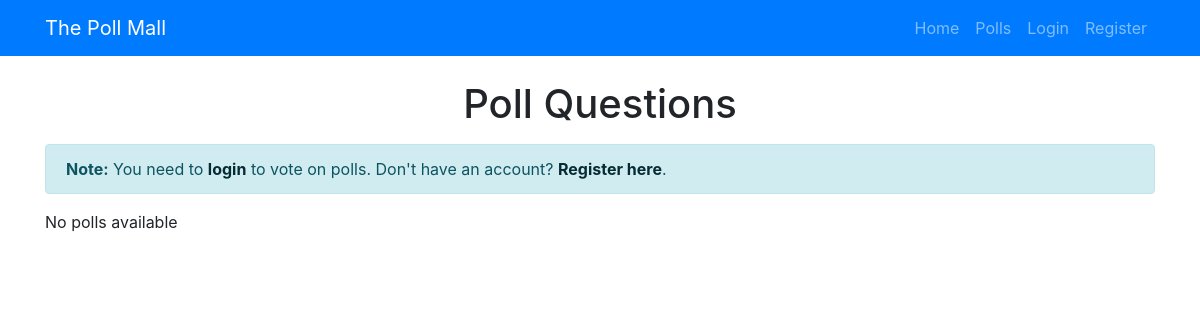
Before: /polls/ with the older database file.
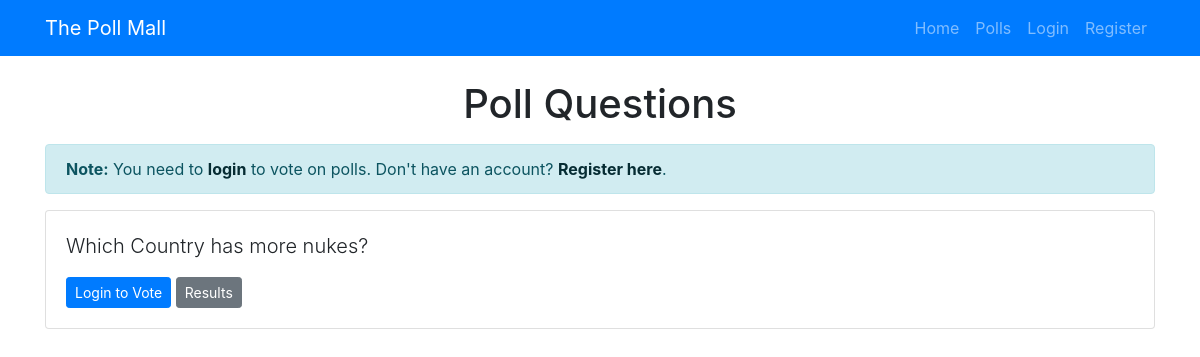
After: the same page with the newer database file.
### pollApp/models.py (models this page shows, shortened)
class Question(models.Model):
    question_text = models.CharField(max_length = 300)
    pub_date = models.DateTimeField('date published')

### pollApp/views.py (the view)
# urls.py: path('' , views.index, name='index'),
def index(request):
    latest_question_list = Question.objects.order_by('-pub_date')[:5]
    user_votes = {}
    if request.user.is_authenticated:
        votes = Vote.objects.filter(user=request.user, question__in=latest_question_list)
        user_votes = {vote.question_id: vote.choice_id for vote in votes}
    context = {
        'latest_question_list': latest_question_list,
        'user_votes': user_votes,
    }
    return render(request, 'polls/index.html', context)

### templates/polls/index.html (shortened to what this page needs)
{% extends 'base.html' %}
{% block content %}
<h1 class ="text-center mb-3">Poll Questions</h1>
{% if not user.is_authenticated %}
<div class="alert alert-info">
    <strong>Note:</strong> You need to <a href="{% url 'accounts:login' %}" class="alert-link">login</a> to vote on polls.
    Don't have an account? <a href="{% url 'accounts:register' %}" class="alert-link">Register here</a>.
</div>
{% endif %}
{% if latest_question_list %}
{% for question in latest_question_list %}
<div class ="card mb-3">
	<div class ="card-body">
		<p class ="lead">{{ question.question_text }}</p>
		<div class="mt-2">
			{% if user.is_authenticated %}
				<a href ="{% url 'polls:detail' question.id %}" class ="btn btn-primary btn-sm">{% if question.id in user_votes %}Change Vote{% else %}Vote Now!{% endif %}</a>
			{% else %}
				<a href ="{% url 'accounts:login' %}?next={% url 'polls:detail' question.id %}" class ="btn btn-primary btn-sm">Login to Vote</a>
			{% endif %}
			<a href ="{% url 'polls:results' question.id %}" class ="btn btn-secondary btn-sm">Results</a>
		</div>
	</div>
</div>
{% endfor %}
{% else %}
<p>No polls available</p>
{% endif %}
{% endblock %}

Changed rows visible on the page:
added Question: question_text "Which Country has more nukes?"
Other visible differences:
text no longer shown: "No polls available"
